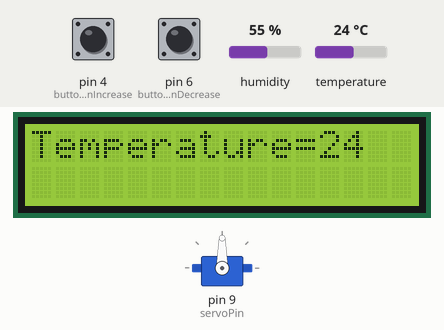
The sketch below on a simulated Arduino Uno, built with avr-gcc and run on an emulated ATmega328P. Shown: servo, 16×2 character LCD. Inputs (shaded band) come from the test bench; at power-on: pin 4 (buttonPinIncrease) HIGH, temperature 24 °C, pin 6 (buttonPinDecrease) HIGH, humidity 55 %. What the sketch prints to the serial monitor is not drawn.

Above: at 1.2 s.
1.3 s: pin 4 (buttonPinIncrease) pulled LOW for 0.15 s
At 2.4 s:
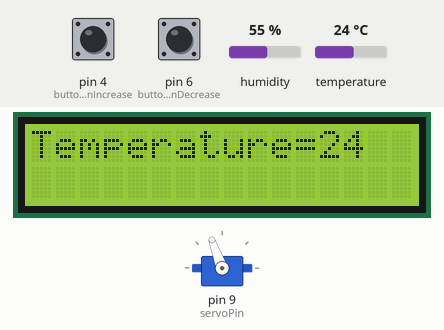
2.9 s: pin 4 (buttonPinIncrease) pulled LOW for 1 s
At 4.0 s:
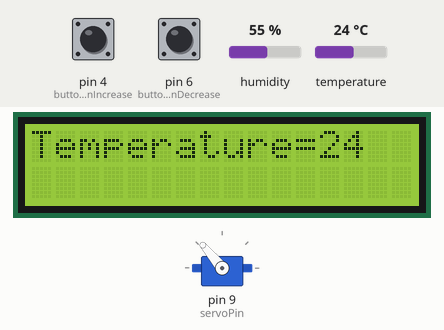
5.4 s: temperature set to 12 °C
At 6.4 s:
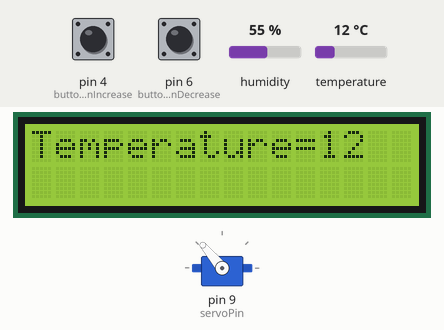
6.9 s: pin 4 (buttonPinIncrease) pulled LOW for 0.15 s
At 8.1 s:
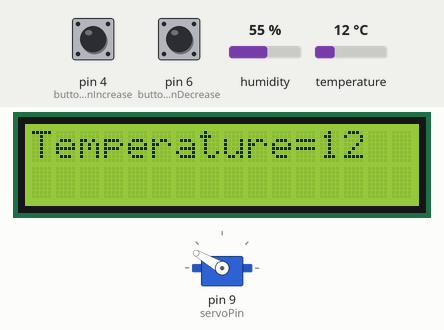
8.5 s: pin 4 (buttonPinIncrease) pulled LOW for 3.2 s
At 9.8 s:
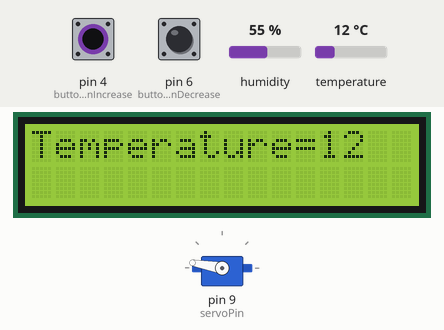
13.2 s: temperature set to 19 °C
At 13.9 s:
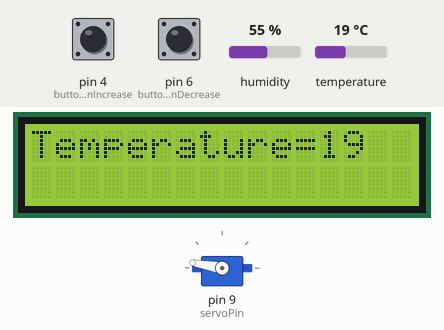
Timing chart, 0 to 15.7 s (numbered marks = the images above; inputs shaded):
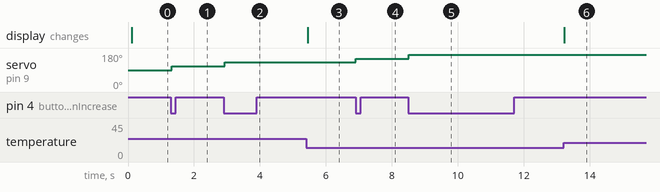

The sketch:

push-button-and-servo.ino
```cpp
#include <Servo.h>

const int buttonPinIncrease = 4; // Pin for increasing angle
const int buttonPinDecrease = 6; // Pin for decreasing angle
const int servoPin = 9;          // Pin for the servo motor
#include <LiquidCrystal_I2C.h>
#include <DFRobot_DHT11.h>
DFRobot_DHT11 DHT;
#define DHT11_PIN 2
LiquidCrystal_I2C lcd(0x27,16,2);

Servo myServo;
int angle = 90; // Initial angle
bool increaseButtonPressed = false;
bool decreaseButtonPressed = false;
int state1;
int state2;

void setup() {
  Serial.begin(9600);
  myServo.attach(servoPin);
  pinMode(buttonPinIncrease, INPUT_PULLUP);
  pinMode(buttonPinDecrease, INPUT_PULLUP);
  lcd.begin();
  lcd.print("WELCOME");
}

void loop() {
   DHT.read(DHT11_PIN);
  lcd.setCursor(0,0);
  lcd.print("Temperature=");
  lcd.print(DHT.temperature);

if (DHT.temperature<45){
  if (digitalRead(buttonPinIncrease) == LOW) {
    if (!increaseButtonPressed) {
      increaseButtonPressed = true;
      angle += 20; // Increase angle by 15 degrees
      if (angle > 180) {
        angle = 180;
      }
      myServo.write(angle);
    }
  } else {
    increaseButtonPressed = false;
  }

  // Check if the decrease button is pressed
  if (digitalRead(buttonPinDecrease) == LOW) {
    if (!decreaseButtonPressed) {
      decreaseButtonPressed = true;
      angle -= 20; // Decrease angle by 15 degrees
      if (angle < 0) {
        angle = 0;
      }
      myServo.write(angle);
    }
  } else {
    decreaseButtonPressed = false;
  }
  }


  Serial.println(DHT.temperature);
  state1=digitalRead(buttonPinIncrease);
  Serial.println(state1);
  state2=digitalRead(buttonPinDecrease);
  Serial.println(state2);
}
```

Measured:
- after the input at 1.3 s, servo on pin 9 (servoPin): 90° → 110° at once
- after the input at 2.9 s, servo on pin 9 (servoPin): 110° → 130° at once
- after the input at 5.4 s, the display: changes after 0.05 s (image 3)
- after the input at 6.9 s, servo on pin 9 (servoPin): 130° → 150° at once
- after the input at 8.5 s, servo on pin 9 (servoPin): 150° → 170° at once
- after the input at 13.2 s, the display: changes at once (image 6)
